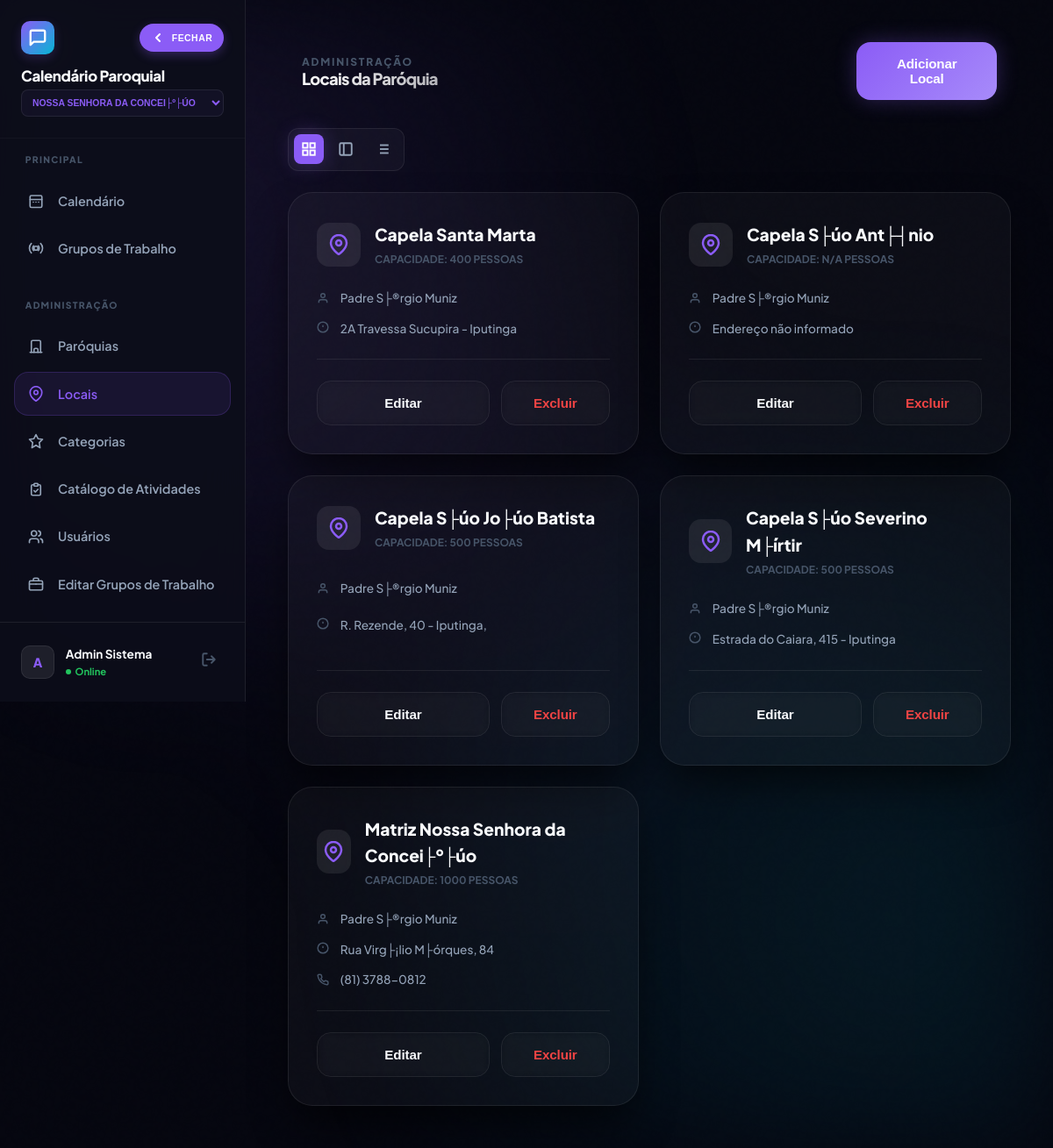
The app's page /locais_paroquia.php (signed in), older data.
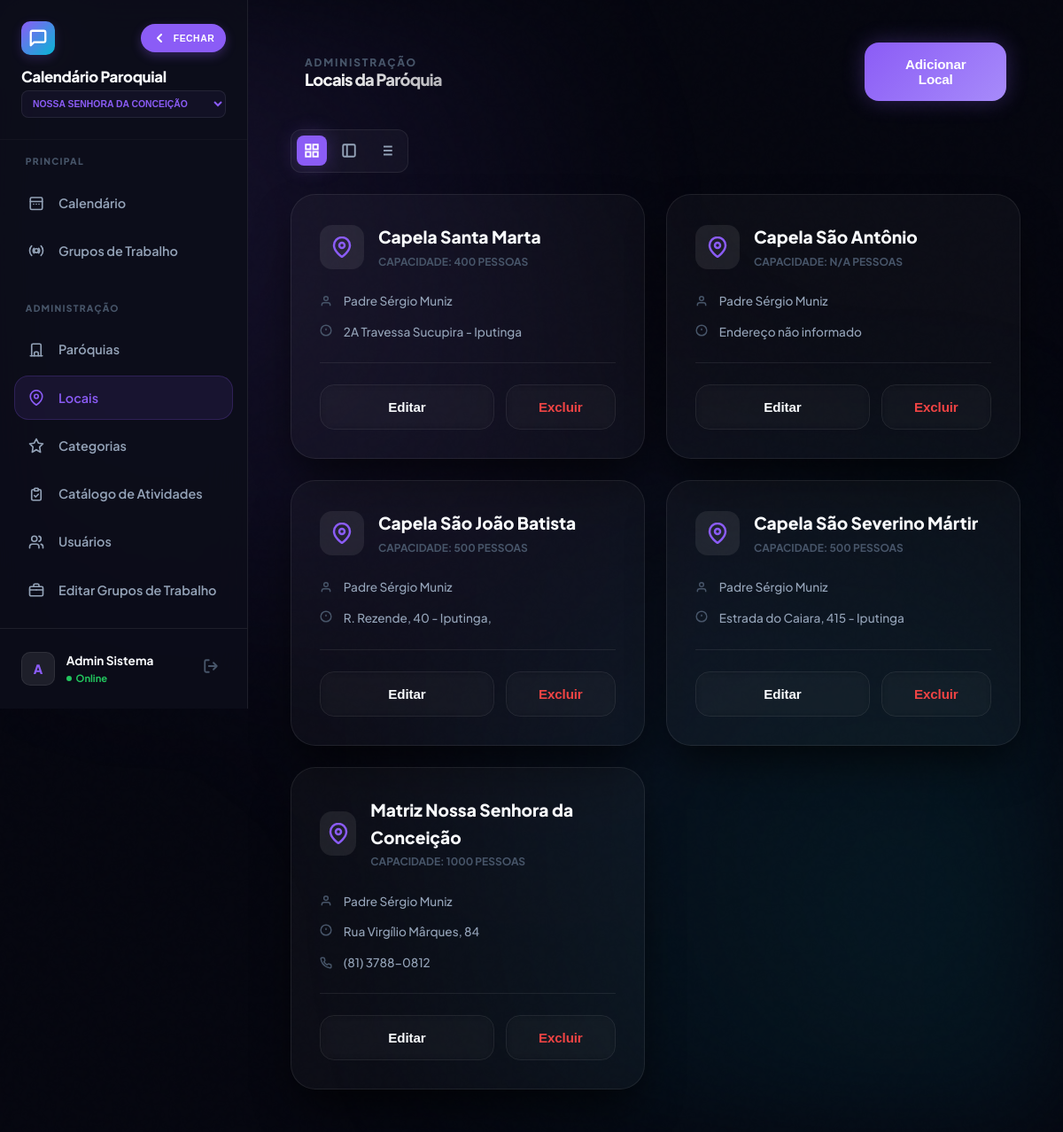
The same page, newer data.
### tables this page shows
CREATE TABLE `locais_paroquia` (
  `id` int(10) unsigned NOT NULL AUTO_INCREMENT,
  `paroquia_id` int(10) unsigned NOT NULL,
  `nome_local` varchar(255) NOT NULL,
  `descricao` text DEFAULT NULL,
  `ativo` tinyint(1) DEFAULT 1,
  `endereco` varchar(255) DEFAULT NULL,
  `telefone` varchar(20) DEFAULT NULL,
  `responsavel` varchar(100) DEFAULT NULL,
  `capacidade` int(11) DEFAULT NULL,
  PRIMARY KEY (`id`)
);

### functions.php (called while the page is built, shortened)
<?php
require_once __DIR__ . '/config.php';
function current_paroquia_id(): int {
    return (int)($_SESSION['paroquia_id'] ?? 0);
}
?>

### config.php (called while the page is built, shortened)
<?php
function h(mixed $v): string {
    return htmlspecialchars((string)($v ?? ''), ENT_QUOTES, 'UTF-8');
}
?>

### locais_paroquia.php (the view, shortened to what this page needs)
<?php
require_once 'functions.php';
$pid = current_paroquia_id();
$locais = $conn->query("SELECT * FROM locais_paroquia WHERE paroquia_id = $pid ORDER BY nome_local");
?>
<!DOCTYPE html>
<html lang="pt-BR">
<head>
    <link rel="stylesheet" href="style.css?v=2.4.5"
        <link rel="stylesheet" href="css/responsive.css?v=2.4.5">
</head>
<body>
    <div class="bg-mesh"></div>
    <div class="app-shell">
        <?php include 'sidebar.php'; ?>
        <main class="main-content">
            <header class="calendar-header animate-in" style="margin-bottom: 2rem; display: flex; align-items: center; padding: 0 1rem;">
                <div style="display: flex; align-items: center; justify-content: space-between; width: 100%; gap: 1rem;">
                    <div>
                        <p class="hide-on-mobile" style="font-size: 0.75rem; font-weight: 800; letter-spacing: 0.15em; color: var(--text-ghost); margin:0;">ADMINISTRAÇÃO</p>
                        <h1 class="gradient-text" style="font-size: 1.15rem; margin: 0; white-space: nowrap; overflow: hidden; text-overflow: ellipsis;">Locais da Paróquia</h1>
                    </div>
                </div>
                <button onclick="openModal()" class="btn btn-primary shimmer hide-on-mobile">Adicionar Local</button>
            </header>
            <div class="view-controls animate-in" style="animation-delay: 0.05s;">
                <button onclick="setView('grid')" id="btn-grid" class="view-btn active" title="Grande">
                    <svg width="18" height="18" viewBox="0 0 24 24" fill="none" stroke="currentColor" stroke-width="2.5"><rect x="3" y="3" width="7" height="7"/><rect x="14" y="3" width="7" height="7"/><rect x="14" y="14" width="7" height="7"/><rect x="3" y="14" width="7" height="7"/></svg>
                </button>
                <button onclick="setView('compact')" id="btn-compact" class="view-btn" title="Média">
                    <svg width="18" height="18" viewBox="0 0 24 24" fill="none" stroke="currentColor" stroke-width="2.5"><rect x="3" y="3" width="18" height="18" rx="2" ry="2"/><line x1="9" y1="3" x2="9" y2="21"/></svg>
                </button>
                <button onclick="setView('list')" id="btn-list" class="view-btn" title="Lista">
                </button>
            </div>
            <div class="locations-grid animate-in" id="dataContainer" style="animation-delay: 0.1s;">
                <?php while ($l = $locais->fetch_assoc()): ?>
                <article class="glass location-card">
                    <div class="loc-header">
                        <div class="loc-icon">
                            <svg width="24" height="24" viewBox="0 0 24 24" fill="none" stroke="currentColor" stroke-width="2.5"><path d="M21 10c0 7-9 13-9 13s-9-6-9-13a9 9 0 0 1 18 0z"/><circle cx="12" cy="10" r="3"/></svg>
                        </div>
                        <div class="loc-title">
                            <h3><?= h($l['nome_local']) ?></h3>
                            <p>CAPACIDADE: <?= $l['capacidade'] ?: 'N/A' ?> PESSOAS</p>
                        </div>
                    </div>
                    <div class="loc-details">
                        <div class="detail-row">
                            <svg width="14" height="14" viewBox="0 0 24 24" fill="none" stroke="currentColor" stroke-width="2.5"><path d="M20 21v-2a4 4 0 0 0-4-4H8a4 4 0 0 0-4 4v2"/><circle cx="12" cy="7" r="4"/></svg>
                            <span><?= h($l['responsavel'] ?: 'Sem responsável') ?></span>
                        </div>
                        <div class="detail-row" style="align-items: flex-start;">
                            <svg width="14" height="14" viewBox="0 0 24 24" fill="none" stroke="currentColor" stroke-width="2.5" style="margin-top: 2px;"><circle cx="12" cy="12" r="10"/><line x1="12" y1="8" x2="12" y2="12"/><line x1="12" y1="16" x2="12.01" y2="16"/></svg>
                            <span><?= h($l['endereco'] ?: 'Endereço não informado') ?></span>
                        </div>
                        <?php if ($l['telefone']): ?>
                        <div class="detail-row">
                            <span><?= h($l['telefone']) ?></span>
                        </div>
                        <?php endif; ?>
                    </div>
                    <div class="loc-footer">
                        <button onclick='editLocal(<?= json_encode($l) ?>)' class="btn btn-ghost" style="flex: 1;">Editar</button>
                        <form method="POST" style="flex: 1;">
                            <button type="button" class="btn btn-ghost" style="width: 100%; color: #ef4444;" onclick="return confirmForm(this, 'Excluir este local permanentemente?')">Excluir</button>
                        </form>
                    </div>
                </article>
                <?php endwhile; ?>
            </div>
        </main>
    </div>
</body>
</html>

Row changes from the older to the newer data that the page shows:
changed locais_paroquia "Capela Santa Marta": responsavel "Padre S├®rgio Muniz" → "Padre Sérgio Muniz"
changed locais_paroquia "Endereço não informado": nome_local "Capela S├úo Ant├┤nio" → "Capela São Antônio"; responsavel "Padre S├®rgio Muniz" → "Padre Sérgio Muniz"
changed locais_paroquia "R. Rezende, 40 - Iputinga,": nome_local "Capela S├úo Jo├úo Batista" → "Capela São João Batista"; responsavel "Padre S├®rgio Muniz" → "Padre Sérgio Muniz"
changed locais_paroquia "Estrada do Caiara, 415 - Iputinga": nome_local "Capela S├úo Severino M├írtir" → "Capela São Severino Mártir"; responsavel "Padre S├®rgio Muniz" → "Padre Sérgio Muniz"
changed locais_paroquia: nome_local "Matriz Nossa Senhora da Concei├º├úo" → "Matriz Nossa Senhora da Conceição"; responsavel "Padre S├®rgio Muniz" → "Padre Sérgio Muniz"; endereco "Rua Virg├¡lio M├órques, 84" → "Rua Virgílio Mârques, 84"
Text that changed along with them:
form field value: "Nossa Senhora da Concei├º├úo" → "Nossa Senhora da Conceição"
